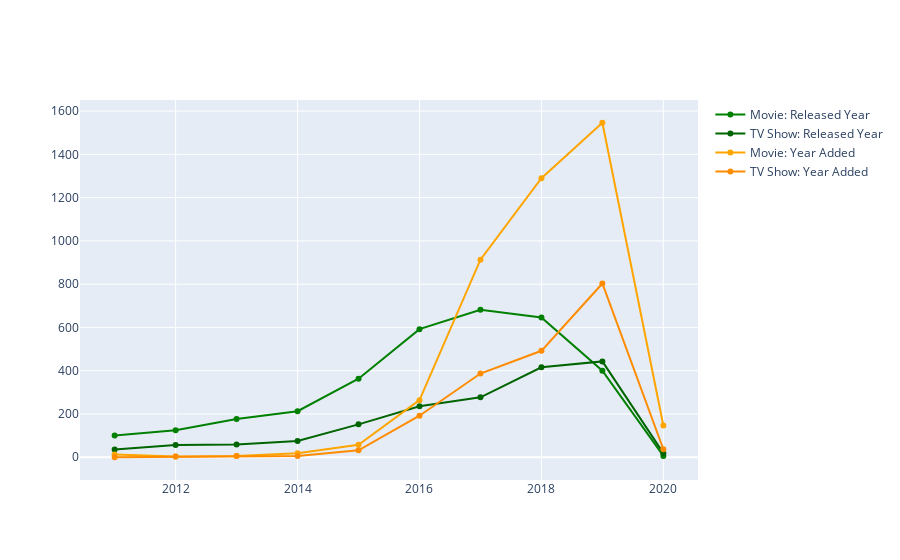

Notebook code for this chart:
### Code cell
# In this part, I'll show trend of rating by line chart
released_year_df = df_netflix.loc[df_netflix['release_year'] > 2010].groupby(['release_year', 'type']).agg({'show_id': 'count'}).reset_index()
added_year_df = df_netflix.loc[df_netflix['year_added'] > 2010].groupby(['year_added', 'type']).agg({'show_id': 'count'}).reset_index()

fig = go.Figure()
fig.add_trace(go.Scatter( 
    x = released_year_df.loc[released_year_df['type'] == 'Movie']['release_year'], 
    y = released_year_df.loc[released_year_df['type'] == 'Movie']['show_id'],
    mode = 'lines+markers',
    name = 'Movie: Released Year',
    marker_color = 'green',
))
fig.add_trace(go.Scatter( 
    x = released_year_df.loc[released_year_df['type'] == 'TV Show']['release_year'], 
    y = released_year_df.loc[released_year_df['type'] == 'TV Show']['show_id'],
    mode = 'lines+markers',
    name = 'TV Show: Released Year',
    marker_color = 'darkgreen',
))
fig.add_trace(go.Scatter( 
    x = added_year_df.loc[added_year_df['type'] == 'Movie']['year_added'], 
    y = added_year_df.loc[added_year_df['type'] == 'Movie']['show_id'],
    mode = 'lines+markers',
    name = 'Movie: Year Added',
    marker_color = 'orange',
))
fig.add_trace(go.Scatter( 
    x = added_year_df.loc[added_year_df['type'] == 'TV Show']['year_added'], 
    y = added_year_df.loc[added_year_df['type'] == 'TV Show']['show_id'],
    mode = 'lines+markers',
    name = 'TV Show: Year Added',
    marker_color = 'darkorange',
))
fig.update_xaxes(categoryorder='total descending')
fig.show()

### Figure 1 — Plotly figure (JSON) as saved in the notebook; plotly's stock layout.template omitted (floating-point values rounded to 4 significant figures)
{"data": [{"marker": {"color": "green"}, "mode": "lines+markers", "name": "Movie: Released Year", "type": "scatter", "x": [2011, 2012, 2013, 2014, 2015, 2016, 2017, 2018, 2019, 2020], "y": [100, 125, 177, 213, 363, 592, 682, 646, 400, 6]}, {"marker": {"color": "darkgreen"}, "mode": "lines+markers", "name": "TV Show: Released Year", "type": "scatter", "x": [2011, 2012, 2013, 2014, 2015, 2016, 2017, 2018, 2019, 2020], "y": [36, 57, 59, 75, 152, 236, 277, 416, 443, 19]}, {"marker": {"color": "orange"}, "mode": "lines+markers", "name": "Movie: Year Added", "type": "scatter", "x": [2011, 2012, 2013, 2014, 2015, 2016, 2017, 2018, 2019, 2020], "y": [13, 4, 6, 19, 58, 264, 913, 1290, 1546, 147]}, {"marker": {"color": "darkorange"}, "mode": "lines+markers", "name": "TV Show: Year Added", "type": "scatter", "x": [2011, 2012, 2013, 2014, 2015, 2016, 2017, 2018, 2019, 2020], "y": [0, 3, 6, 6, 32, 192, 387, 492, 803, 37]}], "layout": {"xaxis": {"categoryorder": "total descending"}}}
